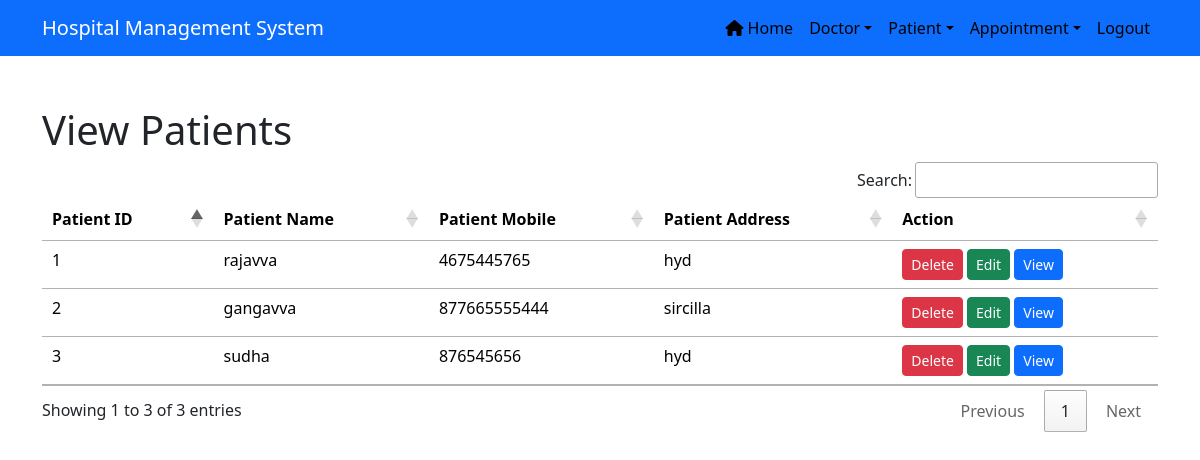
Page /view_patient/ (signed in) on the committed database.
### hospital/models.py (models this page shows, shortened)
class  Patient(models.Model):
    name = models.CharField(max_length=50)
    mobile = models.IntegerField(null=True)
    special = models.CharField(max_length=50)

### hospital/views.py (the view)
# urls.py: path("view_patient/", View_patient,name='view_patient'),
def View_patient(request):
    if not request.user.is_staff:
        return redirect('login')
    doc = Patient.objects.all()
    d = {'doc':doc}
    return render(request,'view_patient.html',d)

### hospital/templates/view_patient.html
{% extends 'navigationbar.html' %}
{% load static %}
{% block body %}
<div class = "container" style="margin-top:50px">
<h1>View Patients</h1>
<table class="table table-hover" id="example" >
<thead>
    <tr>
        <th>Patient ID</th>
        <th>Patient Name</th>
        <th>Patient Mobile</th>
        <th>Patient Address</th>
        <th>Action</th>
    </tr>
</thead>
<tbody>
    {% for i in doc %}
    <tr>
        <td>{{i.id}}</td>
        <td>{{i.name}}</td>
        <td>{{i.mobile}}</td>
        <td>{{i.special}}</td>
        <td>
            <a href= "{% url 'delete_patient' i.id %} " onclick=" return confirm('Do you want to delete patient? ')"  class="btn btn-danger btn-sm" >Delete</a>
            <a href= "{% url 'update_patient' i.id %} " onclick=" return confirm('Do you want to edit patient? ')"  class="btn btn-success btn-sm" >Edit</a>
            <a href= "{% url 'delete_patient' i.id %} " onclick=" return confirm('Do you want to view patient? ')"  class="btn btn-primary btn-sm" >View</a>
        </td>
    </tr>
    {% endfor %}
</tbody>
</table>
</div>
{% endblock body %}

### rows in the picture
Patient: id "1", name "rajavva", mobile "4675445765", special "hyd"
Patient: id "2", name "gangavva", mobile "877665555444", special "sircilla"
Patient: id "3", name "sudha", mobile "876545656", special "hyd"
